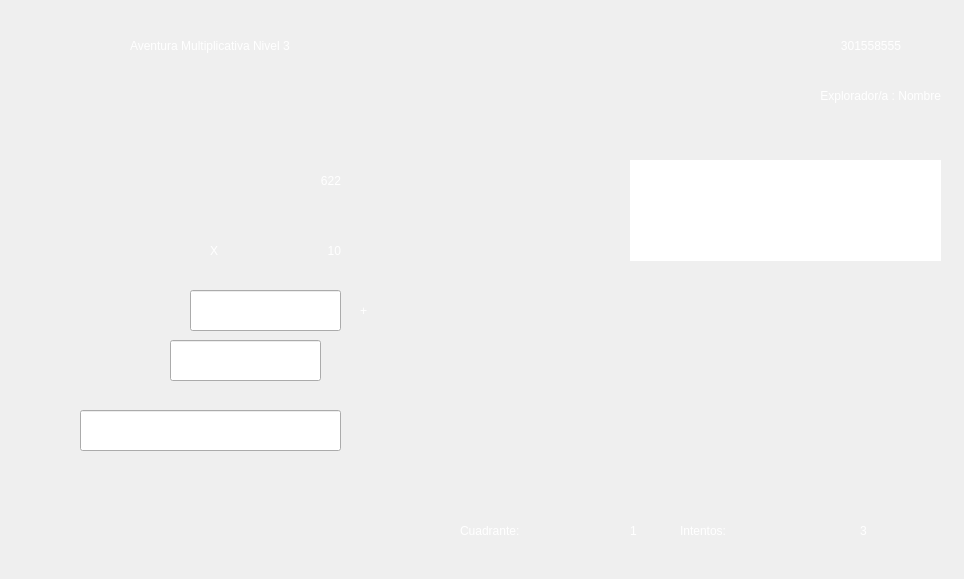
<?xml version="1.0" encoding="UTF-8"?>
<ui version="4.0">
 <class>amigosMultiplesAvanzado</class>
 <widget class="QMainWindow" name="amigosMultiplesAvanzado">
  <property name="enabled">
   <bool>true</bool>
  </property>
  <property name="geometry">
   <rect>
    <x>0</x>
    <y>0</y>
    <width>964</width>
    <height>579</height>
   </rect>
  </property>
  <property name="sizePolicy">
   <sizepolicy hsizetype="Fixed" vsizetype="Fixed">
    <horstretch>0</horstretch>
    <verstretch>0</verstretch>
   </sizepolicy>
  </property>
  <property name="windowTitle">
   <string>Shake-Shake</string>
  </property>
  <property name="styleSheet">
   <string notr="true">QLabel{
	
	color: rgb(255, 255, 255);
	font: 28pt &quot;Times New Roman&quot;;
}
QPushButton{
	border-radius: 60px;
}
QPushButton:pressed {
	border-radius: 30px;
    padding-top: 2px;
    padding-left: 3px;
}
QPushButton:hover {
	qproperty-iconSize: 16px 16px;

        padding-right: 3px;
}</string>
  </property>
  <widget class="QWidget" name="centralwidget">
   <widget class="QLineEdit" name="resultado1">
    <property name="geometry">
     <rect>
      <x>190</x>
      <y>290</y>
      <width>151</width>
      <height>41</height>
     </rect>
    </property>
    <property name="styleSheet">
     <string notr="true">font: 26pt &quot;Times New Roman&quot;;
</string>
    </property>
    <property name="text">
     <string/>
    </property>
    <property name="alignment">
     <set>Qt::AlignRight|Qt::AlignTrailing|Qt::AlignVCenter</set>
    </property>
   </widget>
   <widget class="QLabel" name="label">
    <property name="geometry">
     <rect>
      <x>130</x>
      <y>10</y>
      <width>471</width>
      <height>71</height>
     </rect>
    </property>
    <property name="styleSheet">
     <string notr="true"/>
    </property>
    <property name="text">
     <string>Aventura Multiplicativa Nivel 3</string>
    </property>
   </widget>
   <widget class="QLineEdit" name="resultado2">
    <property name="geometry">
     <rect>
      <x>170</x>
      <y>340</y>
      <width>151</width>
      <height>41</height>
     </rect>
    </property>
    <property name="styleSheet">
     <string notr="true">font: 26pt &quot;Times New Roman&quot;;</string>
    </property>
    <property name="text">
     <string/>
    </property>
    <property name="alignment">
     <set>Qt::AlignRight|Qt::AlignTrailing|Qt::AlignVCenter</set>
    </property>
   </widget>
   <widget class="QLabel" name="label_2">
    <property name="geometry">
     <rect>
      <x>360</x>
      <y>280</y>
      <width>61</width>
      <height>61</height>
     </rect>
    </property>
    <property name="styleSheet">
     <string notr="true"/>
    </property>
    <property name="text">
     <string>+</string>
    </property>
   </widget>
   <widget class="QLabel" name="label_6">
    <property name="geometry">
     <rect>
      <x>-90</x>
      <y>-80</y>
      <width>1071</width>
      <height>671</height>
     </rect>
    </property>
    <property name="text">
     <string/>
    </property>
    <property name="pixmap">
     <pixmap>Images/fondo.jpg</pixmap>
    </property>
    <property name="scaledContents">
     <bool>true</bool>
    </property>
   </widget>
   <widget class="QLabel" name="label_8">
    <property name="geometry">
     <rect>
      <x>210</x>
      <y>230</y>
      <width>31</width>
      <height>41</height>
     </rect>
    </property>
    <property name="styleSheet">
     <string notr="true"/>
    </property>
    <property name="text">
     <string>X</string>
    </property>
   </widget>
   <widget class="QLabel" name="shake">
    <property name="geometry">
     <rect>
      <x>470</x>
      <y>220</y>
      <width>161</width>
      <height>161</height>
     </rect>
    </property>
    <property name="text">
     <string/>
    </property>
    <property name="pixmap">
     <pixmap>Images/shake2.png</pixmap>
    </property>
    <property name="scaledContents">
     <bool>true</bool>
    </property>
   </widget>
   <widget class="QLineEdit" name="resultado4">
    <property name="geometry">
     <rect>
      <x>80</x>
      <y>410</y>
      <width>261</width>
      <height>41</height>
     </rect>
    </property>
    <property name="styleSheet">
     <string notr="true">font: 26pt &quot;Times New Roman&quot;;
</string>
    </property>
    <property name="text">
     <string/>
    </property>
    <property name="alignment">
     <set>Qt::AlignRight|Qt::AlignTrailing|Qt::AlignVCenter</set>
    </property>
   </widget>
   <widget class="QTextEdit" name="dialogo">
    <property name="enabled">
     <bool>true</bool>
    </property>
    <property name="geometry">
     <rect>
      <x>630</x>
      <y>160</y>
      <width>311</width>
      <height>101</height>
     </rect>
    </property>
    <property name="styleSheet">
     <string notr="true">font: 18pt &quot;Times New Roman&quot;;
border:none</string>
    </property>
    <property name="readOnly">
     <bool>true</bool>
    </property>
    <property name="html">
     <string>&lt;!DOCTYPE HTML PUBLIC &quot;-//W3C//DTD HTML 4.0//EN&quot; &quot;http://www.w3.org/TR/REC-html40/strict.dtd&quot;&gt;
&lt;html&gt;&lt;head&gt;&lt;meta name=&quot;qrichtext&quot; content=&quot;1&quot; /&gt;&lt;style type=&quot;text/css&quot;&gt;
p, li { white-space: pre-wrap; }
&lt;/style&gt;&lt;/head&gt;&lt;body style=&quot; font-family:'Times New Roman'; font-size:18pt; font-weight:400; font-style:normal;&quot;&gt;
&lt;p style=&quot;-qt-paragraph-type:empty; margin-top:0px; margin-bottom:0px; margin-left:0px; margin-right:0px; -qt-block-indent:0; text-indent:0px;&quot;&gt;&lt;br /&gt;&lt;/p&gt;&lt;/body&gt;&lt;/html&gt;</string>
    </property>
   </widget>
   <widget class="QLabel" name="numero1">
    <property name="geometry">
     <rect>
      <x>250</x>
      <y>150</y>
      <width>91</width>
      <height>61</height>
     </rect>
    </property>
    <property name="styleSheet">
     <string notr="true"/>
    </property>
    <property name="text">
     <string>622</string>
    </property>
    <property name="alignment">
     <set>Qt::AlignRight|Qt::AlignTrailing|Qt::AlignVCenter</set>
    </property>
   </widget>
   <widget class="QLabel" name="numero2">
    <property name="geometry">
     <rect>
      <x>250</x>
      <y>220</y>
      <width>91</width>
      <height>61</height>
     </rect>
    </property>
    <property name="styleSheet">
     <string notr="true"/>
    </property>
    <property name="text">
     <string>10</string>
    </property>
    <property name="alignment">
     <set>Qt::AlignRight|Qt::AlignTrailing|Qt::AlignVCenter</set>
    </property>
   </widget>
   <widget class="QLabel" name="intentos">
    <property name="geometry">
     <rect>
      <x>860</x>
      <y>500</y>
      <width>51</width>
      <height>61</height>
     </rect>
    </property>
    <property name="styleSheet">
     <string notr="true"/>
    </property>
    <property name="text">
     <string>3</string>
    </property>
   </widget>
   <widget class="QLabel" name="numero1_3">
    <property name="geometry">
     <rect>
      <x>680</x>
      <y>500</y>
      <width>161</width>
      <height>61</height>
     </rect>
    </property>
    <property name="styleSheet">
     <string notr="true"/>
    </property>
    <property name="text">
     <string>Intentos:</string>
    </property>
   </widget>
   <widget class="QLabel" name="label_9">
    <property name="geometry">
     <rect>
      <x>540</x>
      <y>100</y>
      <width>461</width>
      <height>251</height>
     </rect>
    </property>
    <property name="styleSheet">
     <string notr="true">font: 16pt &quot;Pristina&quot;;
</string>
    </property>
    <property name="text">
     <string/>
    </property>
    <property name="pixmap">
     <pixmap>Images/dialogo2.png</pixmap>
    </property>
    <property name="scaledContents">
     <bool>true</bool>
    </property>
   </widget>
   <widget class="QLabel" name="labelnivel">
    <property name="geometry">
     <rect>
      <x>630</x>
      <y>500</y>
      <width>51</width>
      <height>61</height>
     </rect>
    </property>
    <property name="styleSheet">
     <string notr="true"/>
    </property>
    <property name="text">
     <string>1</string>
    </property>
   </widget>
   <widget class="QPushButton" name="siguiente">
    <property name="geometry">
     <rect>
      <x>580</x>
      <y>340</y>
      <width>181</width>
      <height>141</height>
     </rect>
    </property>
    <property name="cursor">
     <cursorShape>PointingHandCursor</cursorShape>
    </property>
    <property name="styleSheet">
     <string notr="true"/>
    </property>
    <property name="text">
     <string/>
    </property>
    <property name="icon">
     <iconset>
      <normaloff>Images/Siguiente.png</normaloff>Images/Siguiente.png</iconset>
    </property>
    <property name="iconSize">
     <size>
      <width>150</width>
      <height>150</height>
     </size>
    </property>
   </widget>
   <widget class="QPushButton" name="salir">
    <property name="geometry">
     <rect>
      <x>760</x>
      <y>340</y>
      <width>180</width>
      <height>141</height>
     </rect>
    </property>
    <property name="cursor">
     <cursorShape>PointingHandCursor</cursorShape>
    </property>
    <property name="styleSheet">
     <string notr="true"/>
    </property>
    <property name="text">
     <string/>
    </property>
    <property name="icon">
     <iconset>
      <normaloff>Images/SalirCohete.png</normaloff>Images/SalirCohete.png</iconset>
    </property>
    <property name="iconSize">
     <size>
      <width>150</width>
      <height>150</height>
     </size>
    </property>
   </widget>
   <widget class="QLabel" name="numero1_4">
    <property name="geometry">
     <rect>
      <x>460</x>
      <y>500</y>
      <width>171</width>
      <height>61</height>
     </rect>
    </property>
    <property name="styleSheet">
     <string notr="true"/>
    </property>
    <property name="text">
     <string>Cuadrante:</string>
    </property>
   </widget>
   <widget class="QLabel" name="label_3">
    <property name="geometry">
     <rect>
      <x>910</x>
      <y>20</y>
      <width>41</width>
      <height>41</height>
     </rect>
    </property>
    <property name="text">
     <string/>
    </property>
    <property name="pixmap">
     <pixmap>Images/shake.png</pixmap>
    </property>
    <property name="scaledContents">
     <bool>true</bool>
    </property>
   </widget>
   <widget class="QLabel" name="totalEstrellas">
    <property name="geometry">
     <rect>
      <x>710</x>
      <y>30</y>
      <width>191</width>
      <height>31</height>
     </rect>
    </property>
    <property name="styleSheet">
     <string notr="true">color: rgb(255, 255, 255);
font: 20pt &quot;Times New Roman&quot;;</string>
    </property>
    <property name="text">
     <string>301558555</string>
    </property>
    <property name="alignment">
     <set>Qt::AlignRight|Qt::AlignTrailing|Qt::AlignVCenter</set>
    </property>
   </widget>
   <widget class="QLabel" name="nombre">
    <property name="geometry">
     <rect>
      <x>650</x>
      <y>80</y>
      <width>291</width>
      <height>31</height>
     </rect>
    </property>
    <property name="styleSheet">
     <string notr="true">color: rgb(255, 255, 255);
font: 20pt &quot;Times New Roman&quot;;</string>
    </property>
    <property name="text">
     <string>Explorador/a : Nombre</string>
    </property>
    <property name="alignment">
     <set>Qt::AlignRight|Qt::AlignTrailing|Qt::AlignVCenter</set>
    </property>
   </widget>
   <widget class="QLabel" name="label_4">
    <property name="geometry">
     <rect>
      <x>140</x>
      <y>270</y>
      <width>201</width>
      <height>16</height>
     </rect>
    </property>
    <property name="text">
     <string/>
    </property>
    <property name="pixmap">
     <pixmap>Images/linea.png</pixmap>
    </property>
    <property name="scaledContents">
     <bool>true</bool>
    </property>
   </widget>
   <widget class="QLabel" name="label_5">
    <property name="geometry">
     <rect>
      <x>80</x>
      <y>390</y>
      <width>261</width>
      <height>16</height>
     </rect>
    </property>
    <property name="text">
     <string/>
    </property>
    <property name="pixmap">
     <pixmap>Images/linea.png</pixmap>
    </property>
    <property name="scaledContents">
     <bool>true</bool>
    </property>
   </widget>
   <zorder>label_6</zorder>
   <zorder>shake</zorder>
   <zorder>label_9</zorder>
   <zorder>resultado1</zorder>
   <zorder>label</zorder>
   <zorder>resultado2</zorder>
   <zorder>label_2</zorder>
   <zorder>label_8</zorder>
   <zorder>resultado4</zorder>
   <zorder>dialogo</zorder>
   <zorder>numero1</zorder>
   <zorder>numero2</zorder>
   <zorder>intentos</zorder>
   <zorder>numero1_3</zorder>
   <zorder>labelnivel</zorder>
   <zorder>siguiente</zorder>
   <zorder>salir</zorder>
   <zorder>numero1_4</zorder>
   <zorder>label_3</zorder>
   <zorder>totalEstrellas</zorder>
   <zorder>nombre</zorder>
   <zorder>label_4</zorder>
   <zorder>label_5</zorder>
  </widget>
 </widget>
 <resources>
  <include location="Images/fondo.qrc"/>
 </resources>
 <connections/>
</ui>
